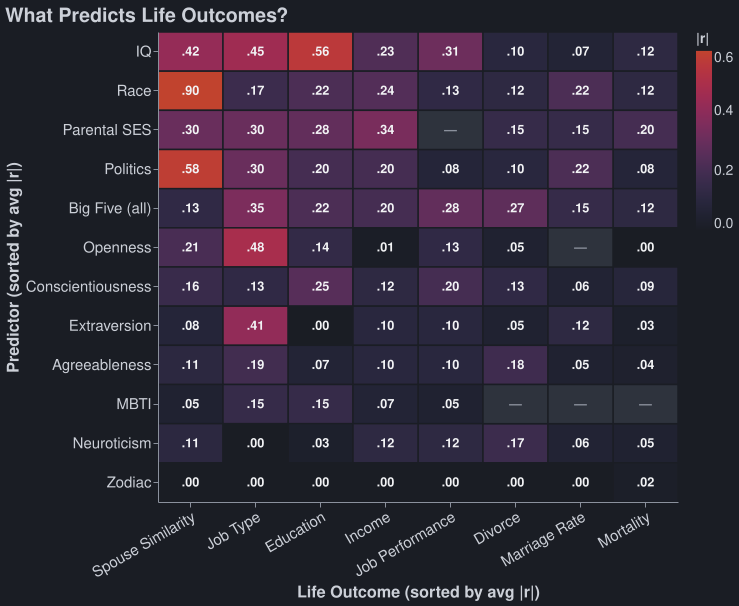

Source code (Python):
"""Predictor x outcome correlation heatmap (Altair, dark theme).

Replaces the old hand-made white-background matplotlib PNG. Cells are absolute
correlations |r|. Rows are sorted by each predictor's mean |r| across the
outcomes it has data for. Color ramps BG -> carbon-red, clamped at 0.6 (so the
one huge cell, race->spouse .90, saturates instead of blowing out the scale) —
same convention as the original legend that topped out at 0.6.

Numbers are approximate effect sizes pulled from meta-analyses; see FINAL_POST.md
footnote [^1] for the per-predictor sources. A few cells were corrected after a
sourcing pass (marked ADJ below): the post-Sackett IQ->job-performance value, the
politics->mortality cell (the county-level gap is not an individual r), the
internally-inconsistent openness->job-performance cell, three income cells snapped
to Ng et al. 2005, and the Big Five marriage-rate cells reordered so extraversion
leads (Stern et al. 2024). Cells with no meta-analytic r are None -> rendered "—".
"""
import altair as alt

from theme import BG, FG, MUTED, GRID, fonts, save

# Outcomes = columns, in display order.
OUTCOMES = ["Spouse Similarity", "Education", "Job Type", "Job Performance",
            "Income", "Divorce", "Mortality", "Marriage Rate"]

# predictor -> |r| per outcome (None = no meta-analytic estimate). ADJ = changed
# from the original chart during the sourcing pass.
ROWS = {
    "IQ":               [.42, .56, .45, .31, .23, .10, .12, .07],  # ADJ jobperf .40->.31 (Sackett 2022)
    "Race":             [.90, .22, .17, .13, .24, .12, .12, .22],
    "Parental SES":     [.30, .28, .30, None, .34, .15, .20, .15],
    "Politics":         [.58, .20, .30, .08, .20, .10, .08, .22],  # ADJ mortality .25->.08 (ecological); spouse .60->.58 (Alford party r, matches [^1])
    "Big Five (all)":   [.13, .22, .35, .28, .20, .27, .12, .15],
    "Conscientiousness":[.16, .25, .13, .20, .12, .13, .09, .06],  # ADJ marriage .08->.06
    "Openness":         [.21, .14, .48, .13, .01, .05, .00, None], # ADJ jobperf .06->.13 (Zell 2022)
    "Agreeableness":    [.11, .07, .19, .10, .10, .18, .04, .05],  # ADJ income .07->.10, marriage .10->.05
    "Extraversion":     [.08, .00, .41, .10, .10, .05, .03, .12],  # ADJ income .04->.10, marriage .05->.12
    "MBTI":             [.05, .15, .15, .05, .07, None, None, None],
    "Neuroticism":      [.11, .03, .00, .12, .12, .17, .05, .06],  # ADJ income .10->.12, marriage .05->.06
    "Zodiac":           [.00, .00, .00, .00, .00, .00, .02, .00],
}


def _mean(vals):
    seen = [v for v in vals if v is not None]
    return sum(seen) / len(seen) if seen else 0.0


# Both sorted strongest-first by mean |r|: rows highest on top, columns highest
# on the left.
order = sorted(ROWS, key=lambda k: -_mean(ROWS[k]))
col_mean = {o: _mean([ROWS[p][i] for p in ROWS]) for i, o in enumerate(OUTCOMES)}
col_order = sorted(OUTCOMES, key=lambda c: -col_mean[c])

data = []
for pred in order:
    for out, r in zip(OUTCOMES, ROWS[pred]):
        data.append({
            "pred": pred, "out": out,
            "r": r,
            "txt": "—" if r is None else f"{r:.2f}".lstrip("0"),
            "nodata": r is None,
        })

width, height = 520, 470
f = fonts(width)

base = alt.Chart(alt.Data(values=data)).encode(
    x=alt.X("out:N", sort=col_order, title="Life Outcome  (sorted by avg |r|)",
            axis=alt.Axis(labelAngle=-30, labelLimit=200, orient="bottom")),
    y=alt.Y("pred:N", sort=order, title="Predictor  (sorted by avg |r|)",
            axis=alt.Axis(labelLimit=200)),
)

# Valued cells: red ramp. No-data cells: flat muted fill.
cells = base.transform_filter("datum.nodata == false").mark_rect(stroke=BG, strokeWidth=1.5).encode(
    color=alt.Color("r:Q",
                    scale=alt.Scale(domain=[0, 0.6], range=[BG, "#c1432e"], clamp=True),
                    legend=alt.Legend(title="|r|", gradientLength=180)))
blanks = base.transform_filter("datum.nodata == true").mark_rect(
    fill=GRID, stroke=BG, strokeWidth=1.5)
labels = base.mark_text(fontSize=f["label"], fontWeight="bold").encode(
    text="txt:N",
    color=alt.condition("datum.nodata", alt.value(MUTED), alt.value("#f2f3f5")))

chart = (cells + blanks + labels).properties(
    width=width, height=height,
    title=alt.TitleParams(text="What Predicts Life Outcomes?"))

save(chart, "heatmap", width)
